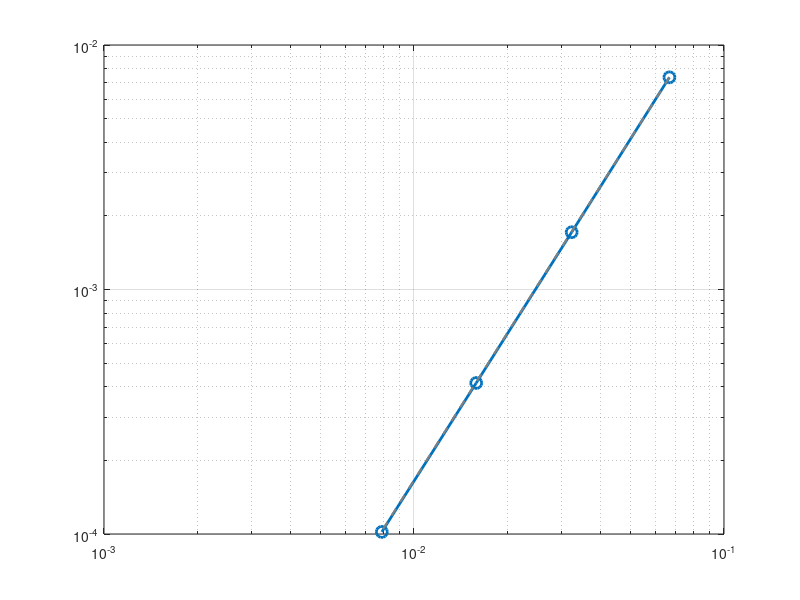

MATLAB code for this plot: (Note: this script raises an error after producing the figure.)
% Dati estratti dal tuo solutore
N = [16; 32; 64; 128];
errore = [0.00737541; 0.00171521; 0.000414652; 0.000101998];

% Calcolo del passo della griglia h
h = 1 ./ (N - 1);

% Fit lineare sui logaritmi per calcolare la pendenza sperimentale
% log(errore) = pendenza * log(h) + quota_origine
p = polyfit(log(h), log(errore), 1);
pendenza_sperimentale = p(1);

% Stampa il risultato a terminale
fprintf('=========================================\n');
fprintf('Pendenza sperimentale (Ordine): %.4f\n', pendenza_sperimentale);
fprintf('=========================================\n');

% --- GRAFICO DI CONVERGENZA ---
figure('Color', 'w');

% Plot dei dati sperimentali
loglog(h, errore, 'o-', 'LineWidth', 2, 'MarkerSize', 8, 'DisplayName', 'Errore L_2 Sperimentale');
hold on;

% Generiamo una retta di riferimento con pendenza esattamente pari a 2
% La trasliamo verticalmente per sovrapporla visivamente ai tuoi dati
errore_teorico = h.^2 * (errore(1) / h(1)^2); 
loglog(h, errore_teorico, '--', 'LineWidth', 1.5, 'Color', [0.5 0.5 0.5], 'DisplayName', 'Pendenza Teorica O(h^2)');

% Abbellimento del grafico
grid on; box on;
ax = gca;
ax.GridLineStyle = ':';
ax.GridAlpha = 0.6;

xlabel('Passo della griglia h', 'FontSize', 12, 'FontWeight', 'bold');
ylabel('Errore in Norma L_2', 'FontSize', 12, 'FontWeight', 'bold');
title('Test di Convergenza Spaziale (Jacobi vs Analitica)', 'FontSize', 14);
legend('Location', 'best', 'FontSize', 11);

% Forza i tick sugli assi a mostrare i valori di h corrispondenti a N
xticks(h);
xticklabels(cellstr(num2str(h, '%.3f')));
